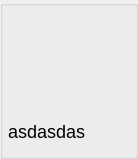
<?xml version="1.0" encoding="UTF-8"?>
<ui version="4.0">
 <class>GroupBox</class>
 <widget class="QGroupBox" name="GroupBox">
  <property name="geometry">
   <rect>
    <x>0</x>
    <y>0</y>
    <width>138</width>
    <height>159</height>
   </rect>
  </property>
  <property name="minimumSize">
   <size>
    <width>60</width>
    <height>80</height>
   </size>
  </property>
  <property name="windowTitle">
   <string>GroupBox</string>
  </property>
  <layout class="QVBoxLayout" name="verticalLayout" stretch="4,1">
   <property name="spacing">
    <number>0</number>
   </property>
   <property name="leftMargin">
    <number>0</number>
   </property>
   <property name="topMargin">
    <number>0</number>
   </property>
   <property name="rightMargin">
    <number>0</number>
   </property>
   <property name="bottomMargin">
    <number>0</number>
   </property>
   <item>
    <widget class="QGroupBox" name="groupBox">
     <property name="sizePolicy">
      <sizepolicy hsizetype="Expanding" vsizetype="Expanding">
       <horstretch>0</horstretch>
       <verstretch>0</verstretch>
      </sizepolicy>
     </property>
     <property name="layoutDirection">
      <enum>Qt::LeftToRight</enum>
     </property>
     <property name="styleSheet">
      <string notr="true">#groupBox{
	border:none;
}</string>
     </property>
     <property name="title">
      <string/>
     </property>
     <layout class="QHBoxLayout" name="horizontalLayout_2" stretch="1,8,1">
      <property name="spacing">
       <number>0</number>
      </property>
      <property name="leftMargin">
       <number>0</number>
      </property>
      <property name="topMargin">
       <number>10</number>
      </property>
      <property name="rightMargin">
       <number>0</number>
      </property>
      <property name="bottomMargin">
       <number>10</number>
      </property>
      <item>
       <spacer name="horizontalSpacer">
        <property name="orientation">
         <enum>Qt::Horizontal</enum>
        </property>
        <property name="sizeHint" stdset="0">
         <size>
          <width>40</width>
          <height>20</height>
         </size>
        </property>
       </spacer>
      </item>
      <item>
       <widget class="QLabel" name="label">
        <property name="sizePolicy">
         <sizepolicy hsizetype="Expanding" vsizetype="Expanding">
          <horstretch>8</horstretch>
          <verstretch>0</verstretch>
         </sizepolicy>
        </property>
        <property name="minimumSize">
         <size>
          <width>40</width>
          <height>40</height>
         </size>
        </property>
        <property name="text">
         <string/>
        </property>
        <property name="pixmap">
         <pixmap>../logo.ico</pixmap>
        </property>
        <property name="scaledContents">
         <bool>true</bool>
        </property>
       </widget>
      </item>
      <item>
       <spacer name="horizontalSpacer_2">
        <property name="orientation">
         <enum>Qt::Horizontal</enum>
        </property>
        <property name="sizeHint" stdset="0">
         <size>
          <width>40</width>
          <height>20</height>
         </size>
        </property>
       </spacer>
      </item>
     </layout>
    </widget>
   </item>
   <item>
    <widget class="QGroupBox" name="groupBox_2">
     <property name="sizePolicy">
      <sizepolicy hsizetype="Expanding" vsizetype="Expanding">
       <horstretch>0</horstretch>
       <verstretch>0</verstretch>
      </sizepolicy>
     </property>
     <property name="styleSheet">
      <string notr="true">#groupBox_2{
	border:none;
}</string>
     </property>
     <property name="title">
      <string/>
     </property>
     <layout class="QVBoxLayout" name="verticalLayout_2" stretch="0">
      <property name="spacing">
       <number>0</number>
      </property>
      <property name="leftMargin">
       <number>0</number>
      </property>
      <property name="topMargin">
       <number>10</number>
      </property>
      <property name="rightMargin">
       <number>0</number>
      </property>
      <property name="bottomMargin">
       <number>10</number>
      </property>
      <item>
       <widget class="QLineEdit" name="lineEdit">
        <property name="sizePolicy">
         <sizepolicy hsizetype="Expanding" vsizetype="Expanding">
          <horstretch>0</horstretch>
          <verstretch>0</verstretch>
         </sizepolicy>
        </property>
        <property name="styleSheet">
         <string notr="true">#lineEdit{
	border:none;
	background:rgb(0,0,0,0);
	qproperty-alignment:AlignCenter;
	font-size:18px;
}</string>
        </property>
        <property name="text">
         <string>asdasdas</string>
        </property>
        <property name="readOnly">
         <bool>true</bool>
        </property>
       </widget>
      </item>
     </layout>
    </widget>
   </item>
  </layout>
 </widget>
 <resources/>
 <connections/>
</ui>
